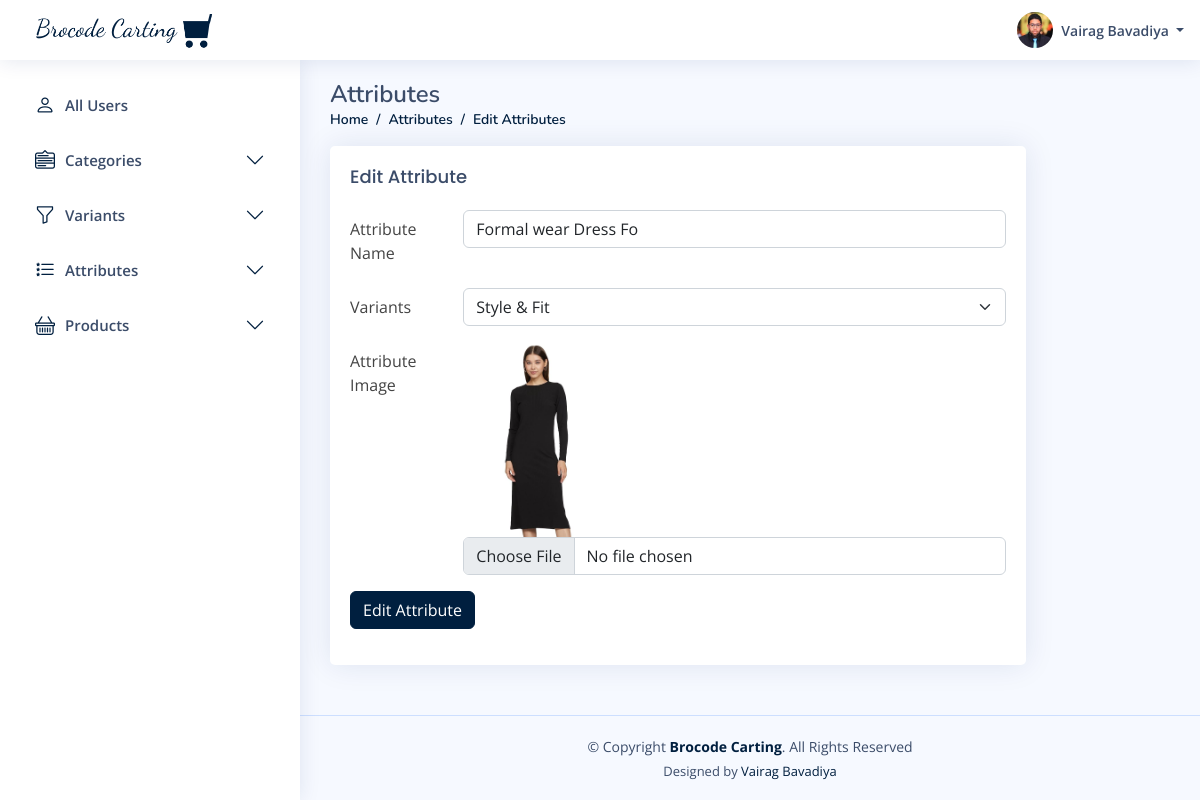
The page /admin/attributes/edit.php?id=32 (signed in) on the database as committed earlier.
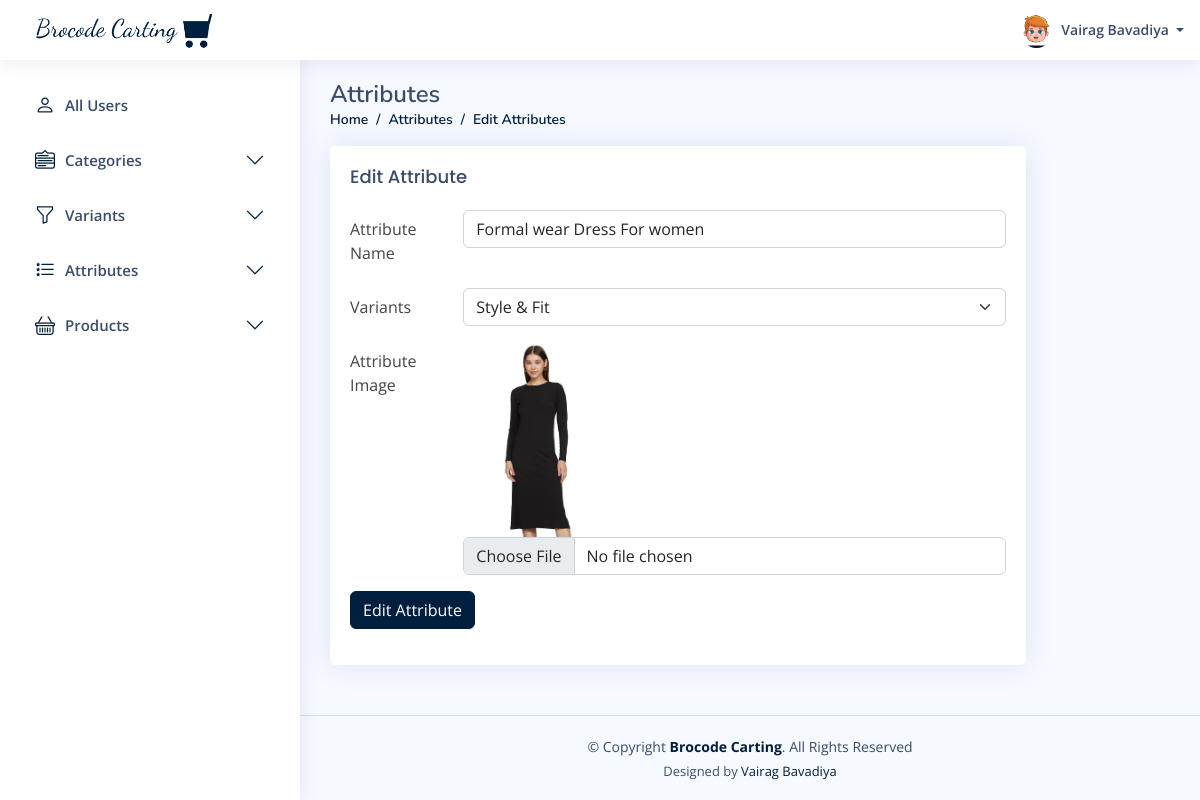
The same page on the database as committed later.
### tables this page shows
CREATE TABLE `users` (
  `id` int(20) NOT NULL,
  `u_name` varchar(50) NOT NULL,
  `email` varchar(50) NOT NULL,
  `phone_no` varchar(10) NOT NULL,
  `client_id` varchar(100) DEFAULT NULL,
  `password` varchar(10) NOT NULL,
  `u_type_id` int(20) NOT NULL,
  `u_profile` varchar(200) NOT NULL,
  `created_at` datetime NOT NULL,
  `updated_at` datetime NOT NULL,
  `created_by` int(20) DEFAULT NULL,
  `updated_by` int(20) DEFAULT NULL,
  `is_active` tinyint(1) NOT NULL,
  `is_delete` tinyint(1) DEFAULT NULL
);

CREATE TABLE `attribute` (
  `id` int(20) NOT NULL,
  `variants_id` int(20) NOT NULL,
  `attribute_name` varchar(50) NOT NULL,
  `attribute_image` longtext DEFAULT NULL,
  `created_by` int(20) DEFAULT NULL,
  `updated_by` int(20) DEFAULT NULL,
  `created_at` datetime DEFAULT NULL,
  `updated_at` datetime DEFAULT NULL,
  `is_active` tinyint(1) NOT NULL,
  `is_delete` tinyint(1) DEFAULT NULL
);

CREATE TABLE `variants` (
  `id` int(20) NOT NULL,
  `var_name` varchar(50) NOT NULL,
  `created_at` datetime DEFAULT NULL,
  `updated_at` datetime DEFAULT NULL,
  `created_by` int(20) DEFAULT NULL,
  `updated_by` int(20) DEFAULT NULL,
  `is_active` tinyint(1) NOT NULL,
  `is_delete` tinyint(1) DEFAULT NULL
);

### admin/attributes/edit.php (the view, shortened to what the changed rows need)
<?php require("../config.php");
include("../header.php");
$id = $_GET['id'];
$sql = "SELECT * FROM attribute where id = " . $id;
$result = $conn->query($sql);
$row = mysqli_fetch_assoc($result);
?>
<main id="main" class="main">
    <div class="pagetitle">
        <h1>Attributes</h1>
    </div>
    <section class="section">
        <div class="row">
            <div class="col-lg-10">
                <div class="card">
                    <div class="card-body">
                        <form method="post" enctype="multipart/form-data">
                            <div class="row mb-3">
                                <div class="col-sm-10">
                                    <input type="text" name="attribute_name" value="<?php echo $row['attribute_name']; ?>" class="form-control" required />
                                </div>
                            </div>
                            <div class="row mb-3">
                                <div class="col-sm-10">
                                    <select class="form-select" name="variants" id="variants">
                                        <?php
                                        $query = "SELECT *  from variants";
                                        if ($var_result = $conn->query($query)) {
                                            while ($var_row = $var_result->fetch_assoc()) {
                                        ?>
                                                <option value="<?php echo $var_row['id']; ?>" <?php if ($var_row['id'] == $row['variants_id']) echo "selected"; ?>><?php echo $var_row['var_name']; ?></option>
                                        <?php
                                            }
                                        }
                                        ?>
                                    </select>
                                </div>
                            </div>
                            <div class="row mb-3">
                                <div class="col-sm-10">
                                    <?php
                                    if (!is_null($row['attribute_image'])) {
                                    ?>
                                        <img width="150px" src="<?php echo $row['attribute_image']; ?>">
                                    <?php
                                    }
                                    ?>
                                    <input class="form-control" name="file_upload" type="file" id="formFile" />
                                </div>
                            </div>
                        </form>
                    </div>
                </div>
            </div>
        </div>
    </section>
</main>
<?php include("../footer.php"); ?>

### admin/header.php (shortened to what the changed rows need)
<?php
require("config.php");
?>
<!DOCTYPE html>
<html lang="en">
<head>
    <link rel="stylesheet" href="https://cdnjs.cloudflare.com/ajax/libs/font-awesome/4.7.0/css/font-awesome.min.css">
    <link href="/e-commerce/admin/assets/vendor/bootstrap/css/bootstrap.min.css" rel="stylesheet">
    <link href="/e-commerce/admin/assets/vendor/bootstrap-icons/bootstrap-icons.css" rel="stylesheet">
    <link href="/e-commerce/admin/assets/vendor/boxicons/css/boxicons.min.css" rel="stylesheet">
    <link href="/e-commerce/admin/assets/vendor/quill/quill.snow.css" rel="stylesheet">
    <link href="/e-commerce/admin/assets/vendor/quill/quill.bubble.css" rel="stylesheet">
    <link href="/e-commerce/admin/assets/vendor/remixicon/remixicon.css" rel="stylesheet">
    <link href="/e-commerce/admin/assets/vendor/simple-datatables/style.css" rel="stylesheet">
    <link href="/e-commerce/admin/assets/css/style.css" rel="stylesheet">
</head>
<body>
    <header id="header" class="header fixed-top d-flex align-items-center">
        <nav class="header-nav ms-auto">
            <ul class="d-flex align-items-center">
                <li class="nav-item dropdown pe-3">
                    <a class="nav-link nav-profile d-flex align-items-center pe-0" href="#" data-bs-toggle="dropdown">
                        <?php
                        $sql = "SELECT u.id,u.u_name,u.email,u.phone_no,u.u_profile,u.is_active,ut.type_name FROM users as u,user_type as ut where u.id = " . $_SESSION['id'];
                        $result = $conn->query($sql);
                        $row = mysqli_fetch_assoc($result);
                        ?>
                        <?php if ($row['u_profile']) : ?>
                            <img src="/e-commerce/admin/<?php echo $row['u_profile']; ?>" alt="Profile" class="rounded-circle">
                            <?php else: ?>
                            <img src="/e-commerce/admin/user_images/default.avif" alt="" width="35" height="35" class="rounded-circle">
                        <?php endif; ?>
                        <span class="d-none d-md-block dropdown-toggle ps-2">
                            <?php echo $row['u_name']; ?> </span>
                    </a>
                </li>
            </ul>
        </nav>
    </header>

Rows that differ between the two databases and show on the page:
changed users "Vairag Bavadiya": u_profile: picture added in place of a placeholder
changed attribute "Style & Fit": attribute_name "Formal wear Dress Fo" → "Formal wear Dress For women"
